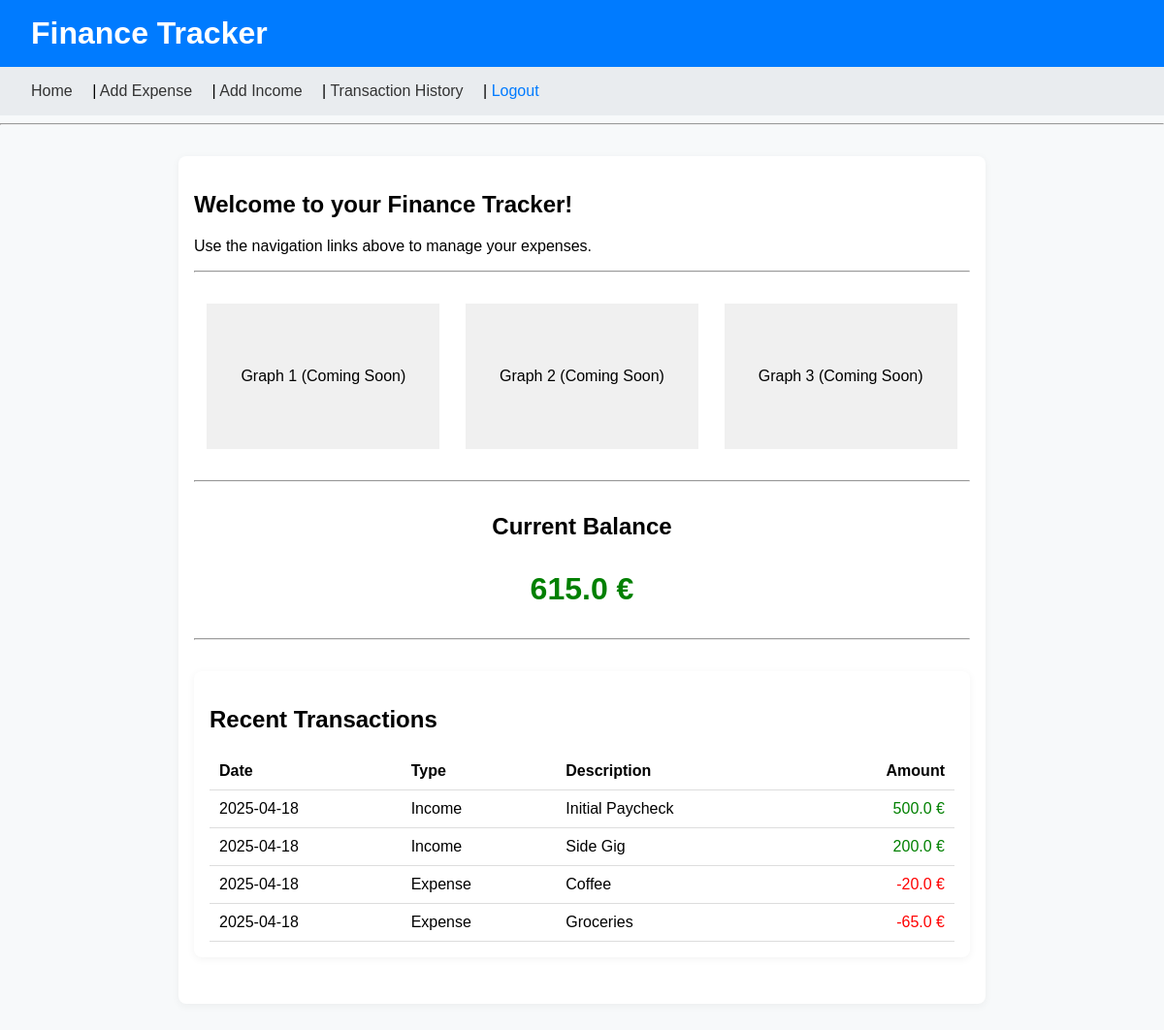
The app's page / (signed in), older data.
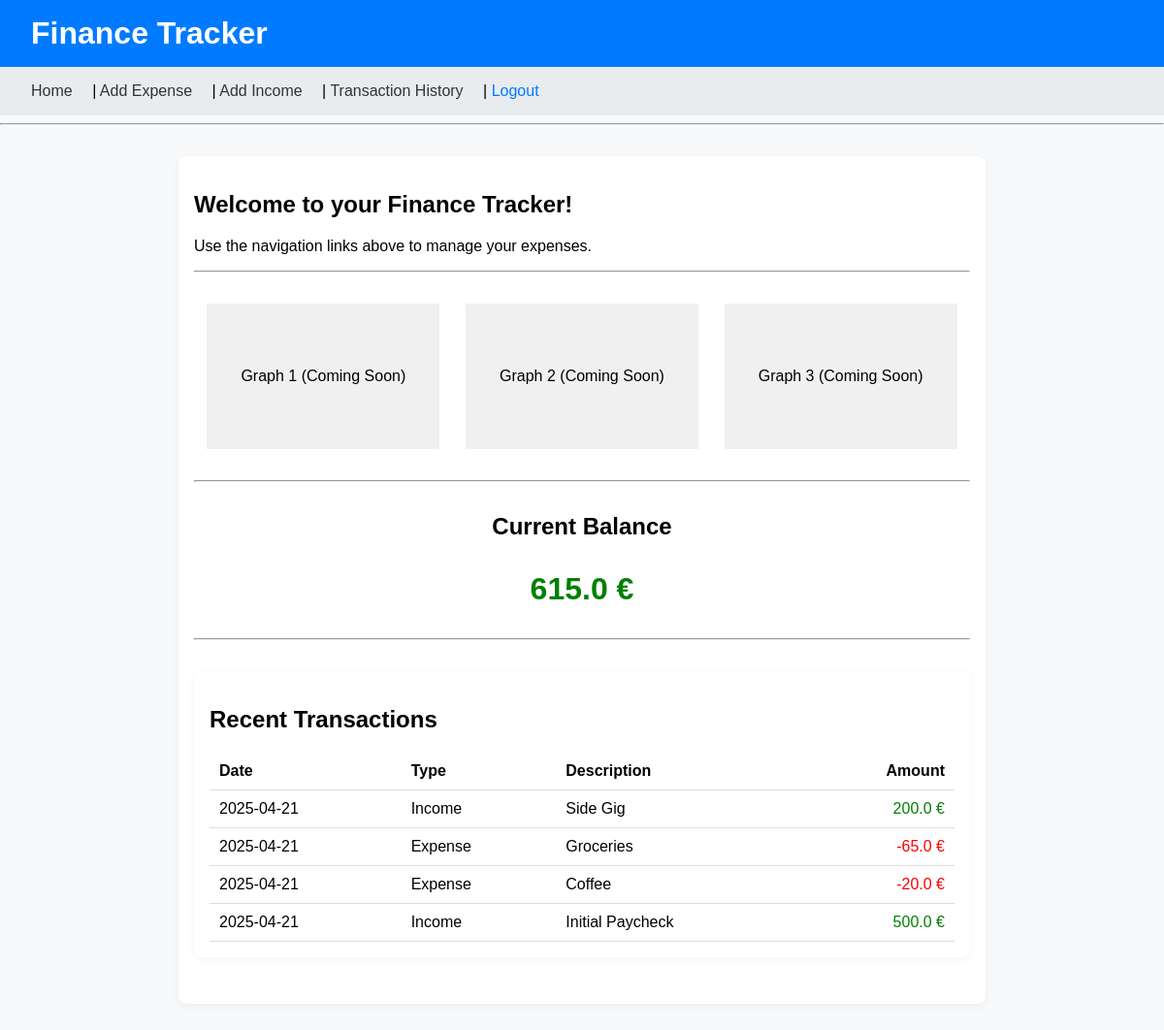
The same page, newer data.
### finance/models.py (models this page shows, shortened)
class Income(models.Model):
    user = models.ForeignKey(User, on_delete=models.CASCADE)
    date = models.DateTimeField()
    amount = models.FloatField()
    description = models.CharField(max_length=25)
    category = models.ForeignKey(Category, on_delete=models.CASCADE)
    recurring = models.BooleanField(default=False)
    frequency = models.CharField(
        max_length=20,
        choices=FREQUENCY_CHOICES,
        default='monthly',
    )

class Expense(models.Model):
    user = models.ForeignKey(User, on_delete=models.CASCADE)
    date = models.DateTimeField()
    amount = models.FloatField()
    description = models.CharField(max_length=25)
    category = models.ForeignKey(Category, on_delete=models.CASCADE)
    recurring = models.BooleanField(default=False)
    frequency = models.CharField(
        max_length=20,
        choices=FREQUENCY_CHOICES,
        default='monthly',
    )

### finance/views.py (the view)
# urls.py: 2. Add a URL to urlpatterns:  path('', views.home, name='home')
@login_required
def home(request):
    displayed_balance = calculate_balance(request.user)
    recent_expenses = Expense.objects.filter(user=request.user).order_by('-date')[:5]
    recent_incomes = Income.objects.filter(user=request.user).order_by('-date')[:5]
    recent_transactions = []
    for income in recent_incomes:
        recent_transactions.append({
            "id": income.id,
            "date": income.date,
            "type": "Income",
            "amount": income.amount,
            "description": income.description,
            "category": income.category.name,
        })
    for expense in recent_expenses:
        recent_transactions.append({
            "id": expense.id,
            "date": expense.date,
            "type": "Expense",
            "amount": -abs(expense.amount),
            "description": expense.description,
            "category": expense.category.name,
        })
    recent_transactions.sort(key=lambda tx: tx["date"], reverse=True)
    recent_transactions = recent_transactions[:5]
    return render(request, "finance/home.html", {
        "displayed_balance": displayed_balance,
        "recent_transactions": recent_transactions,
    })

### finance/utils.py (called while the page is built)
def calculate_balance(user):
    incomes = Income.objects.filter(user=user)
    expenses = Expense.objects.filter(user=user)
    total_income = sum(income.amount for income in incomes)
    total_expenses = sum(expense.amount for expense in expenses)
    return total_income - total_expenses

### finance/templates/finance/home.html
{% extends "finance/base.html" %}
{% block content %}
<h2>Welcome to your Finance Tracker!</h2>
<p>Use the navigation links above to manage your expenses.</p>
<hr>
<div style="display: flex; justify-content: space-around; margin: 2rem 0;">
    <div style="width: 30%; height: 150px; background-color: #f0f0f0; display: flex; align-items: center; justify-content: center;">
        Graph 1 (Coming Soon)
    </div>
    <div style="width: 30%; height: 150px; background-color: #f0f0f0; display: flex; align-items: center; justify-content: center;">
        Graph 2 (Coming Soon)
    </div>
    <div style="width: 30%; height: 150px; background-color: #f0f0f0; display: flex; align-items: center; justify-content: center;">
        Graph 3 (Coming Soon)
    </div>
</div>
<hr>
<div style="text-align: center; margin: 2rem 0;">
    <h2>Current Balance</h2>
    <p style="font-size: 2rem; font-weight: bold; color: {% if displayed_balance >= 0 %}green{% else %}red{% endif %};">
        {{ displayed_balance }} €
    </p>
</div>
<hr>
<div class="container">
    <h2>Recent Transactions</h2>
    <table style="width: 100%; border-collapse: collapse; margin-top: 1rem;">
        <thead>
            <tr>
                <th style="text-align: left;">Date</th>
                <th style="text-align: left;">Type</th>
                <th style="text-align: left;">Description</th>
                <th style="text-align: right;">Amount</th>
            </tr>
        </thead>
        <tbody>
            {% for tx in recent_transactions %}
            <tr>
                <td>{{ tx.date|date:"Y-m-d" }}</td>
                <td>{{ tx.type }}</td>
                <td>{{ tx.description }}</td>
                <td style="text-align: right; color: {% if tx.amount >= 0 %}green{% else %}red{% endif %};">
                    {{ tx.amount }} €
                </td>
            </tr>
            {% empty %}
            <tr>
                <td colspan="4" style="text-align:center;">No recent transactions.</td>
            </tr>
            {% endfor %}
        </tbody>
    </table>
</div>
{% endblock %}

### finance/templates/finance/base.html (shortened to what this page needs)
<!DOCTYPE html>
<html lang="en">
<head>
</head>
<body>
<header>
    <h1>Finance Tracker</h1>
</header>
<nav>
    <a href="{% url 'home' %}">Home</a> |
    <a href="{% url 'add_expense' %}">Add Expense</a> |
    <a href="{% url 'add_income' %}">Add Income</a> |
    <a href="{% url 'transaction_history' %}">Transaction History</a> |
    <form action="{% url 'logout' %}" method="post" style="display:inline;">
  <button type="submit" style="background:none; border:none; color: #007BFF; cursor:pointer; padding:0; font:inherit;">
    Logout
  </button>
</form>
</nav>
<hr>
<div class="container">
    {% block content %}
    {% endblock %}
</div>
</body>
</html>

### finance/templates/finance/base.html (style rules this page uses)
body { font-family: Arial, sans-serif; background-color: #f7f9fa; margin: 0; padding: 0; }
header { background-color: #007BFF; color: white; padding: 1rem 2rem; }
header h1 { margin: 0; }
nav { background: #e9ecef; padding: 1rem 2rem; }
nav a { margin-right: 1rem; text-decoration: none; color: #333; }
.container { max-width: 800px; margin: 2rem auto; padding: 1rem; background-color: white; border-radius: 8px; box-shadow: 0 2px 8px rgba(0,0,0,0.05); }
table { width: 100%; border-collapse: collapse; margin-top: 2rem; }
th, td { padding: 10px; text-align: left; border-bottom: 1px solid #ddd; }

Row changes from the older to the newer data that the page shows:
removed Income: date "2025-04-18", description "Initial Paycheck", amount "500.0"
removed Income: date "2025-04-18", description "Side Gig", amount "200.0"
removed Expense: date "2025-04-18", description "Coffee"
removed Expense: date "2025-04-18", description "Groceries"
added Income: date "2025-04-21", description "Side Gig", amount "200.0"
added Expense: date "2025-04-21", description "Groceries"
added Expense: date "2025-04-21", description "Coffee"
added Income: date "2025-04-21", description "Initial Paycheck", amount "500.0"
Text that changed along with them:
new list line: "Income €"
new list line: "Expense -65.0 €"
new list line: "Expense -20.0 €"
list line gone: "Income €"
list line gone: "Expense -20.0 €"
list line gone: "Expense -65.0 €"
